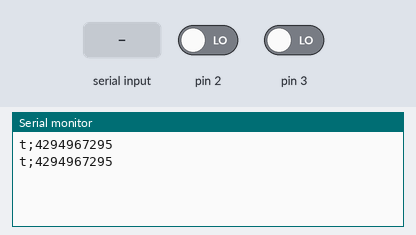
The sketch below on a simulated Arduino Uno, built with avr-gcc and run on an emulated ATmega328P. Parts: the last lines printed to the serial monitor. The test bench sets the inputs (shaded band); at power-on: pin 2 LOW, pin 3 LOW. EEPROM starts erased.

Above: at 1.2 s.
1.3 s: "?;" received over Serial
At 2.1 s:
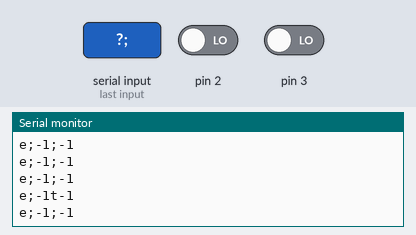
3.2 s: pin 2 driven HIGH
At 4.5 s:
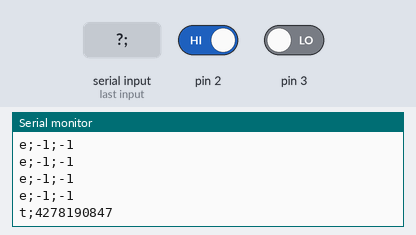
4.7 s: "*;" received over Serial
At 5.93 s:
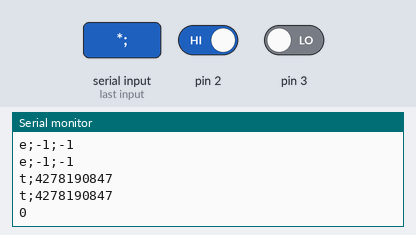
Timing chart, 0 to 7.7 s (numbered marks = the images above; inputs shaded):
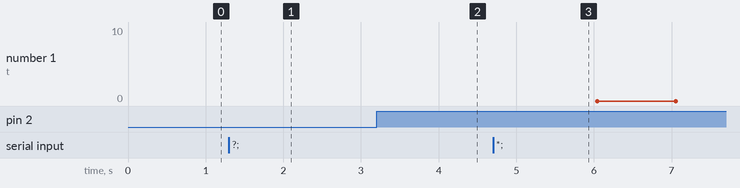

The sketch:

arduino_code.ino
```cpp
#include <Arduino_FreeRTOS.h>
#include <task.h>
#include <EEPROM.h>

struct InterruptEvent{
  long int time;
  short pin_num;
};
unsigned short int last_eeAdd;
unsigned long int curr_time;

TaskHandle_t AddOneSecondTask;
TaskHandle_t ReadSerialTask;
TaskHandle_t SendTimeTask;

void setup() {
  //2-byte int last address written in EEPROM.
  EEPROM.get(0,last_eeAdd);
  //4-byte long int time in seconds.
  EEPROM.get(2,curr_time);
    xTaskCreate(vAddOneSecondTask, "AddOneSecond",100, NULL, 2, &AddOneSecondTask);

  // put your setup code here, to run once:
  Serial.begin(9600,SERIAL_8N1);
  pinMode(2, INPUT);
  pinMode(3, INPUT);
  attachInterrupt(digitalPinToInterrupt(2),pin2Interruption,RISING);
  attachInterrupt(digitalPinToInterrupt(3),pin3Interruption,RISING);
  xTaskCreate(vAddOneSecondTask, "AddOneSecond",100, NULL, 2, &AddOneSecondTask);
  xTaskCreate(vReadSerialTask, "ReadSerial",100, NULL, 1, &ReadSerialTask);
  xTaskCreate(vSendTimeTask,"",100,NULL,1,&SendTimeTask);
}

void loop() {
  // put your main code here, to run repeatedly:
}


void vReadSerialTask(){
  //Dicedes which action to do based on the symbol of the Serial bus.
  while(true){
    if(Serial.available()>0){
      String frame = Serial.readStringUntil(';');
      switch(frame[0]){
        case '?':{
          //get Data
          Serial.flush();
          sendEventsData();
          break;
        };
        case '~':{
          //delete Data
          Serial.flush();
          deleteEventsData();
          break;
        };
        case '*':{
          //Update Time
          long int seconds = Serial.readStringUntil("\n").toInt();
          Serial.println(seconds);
          updateTime(seconds);
          break;
        };
      }
    }
  }
  vTaskDelete(NULL);
}

void updateTime(long int seconds){
  curr_time = seconds;
  EEPROM.put(2,curr_time);
}

void deleteEventsData(){
  last_eeAdd = 6;
  EEPROM.put(0,last_eeAdd);
  for(int i = 6;i < EEPROM.length();i++){
    EEPROM.write(i,0);
  }
}

void sendEventsData(){
  short i = 6;
  struct InterruptEvent curr_e;
  char *frame;
  while(i < last_eeAdd){
    EEPROM.get(i,curr_e);
    Serial.print("e;");
    Serial.print(curr_e.time);
    Serial.print(";");
    Serial.println(curr_e.pin_num);
    i = i+sizeof(struct InterruptEvent);
  }
}

void vSendTimeTask(){
  char *frame;
  while(true){
    EEPROM.get(2,curr_time);
    Serial.print("t;");
    Serial.println(curr_time);
    vTaskDelay(66);
  }
  vTaskDelete(NULL);
}

void vAddOneSecondTask(){
  TickType_t xLastWakeTime;
  const TickType_t xFrequency = 66;
  while(true){
    vTaskDelayUntil(&xLastWakeTime,xFrequency);
    updateTime(curr_time+1);
  }
  vTaskDelete(NULL);
}

void pin2Interruption(){
  saveEvent(2);
}

void pin3Interruption(){
  saveEvent(3);
}

void saveEvent(short pinNum){
  long int curr_time;
  EEPROM.get(2,curr_time);
  struct InterruptEvent new_event;
  new_event.time = curr_time;
  new_event.pin_num = pinNum;
  EEPROM.put(last_eeAdd,new_event);
  last_eeAdd = last_eeAdd + sizeof(struct InterruptEvent);
  EEPROM.put(0,last_eeAdd);
}
```

Measured:
- after the input at 1.3 s, the serial monitor: prints a new line at once (image 1)
- after the input at 3.2 s, the serial monitor: prints a new line after 0.84 s (image 2)
- after the input at 4.7 s, the serial monitor: prints a new line after 1.0 s (image 3)
